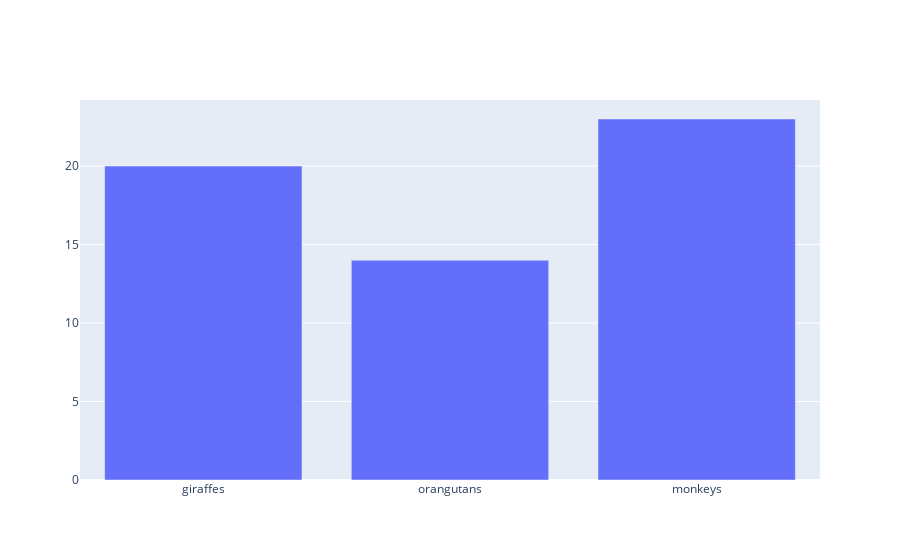

The notebook cell this image was saved under:
### Code cell
import plotly.graph_objects as go
animals=['giraffes', 'orangutans', 'monkeys']

fig = go.Figure([go.Bar(x=animals, y=[20, 14, 23])])
fig.show()

### Figure 1 — Plotly figure (JSON) as saved in the notebook; plotly's stock layout.template omitted (floating-point values rounded to 4 significant figures)
{"data": [{"type": "bar", "x": ["giraffes", "orangutans", "monkeys"], "y": [20, 14, 23]}], "layout": {}}
